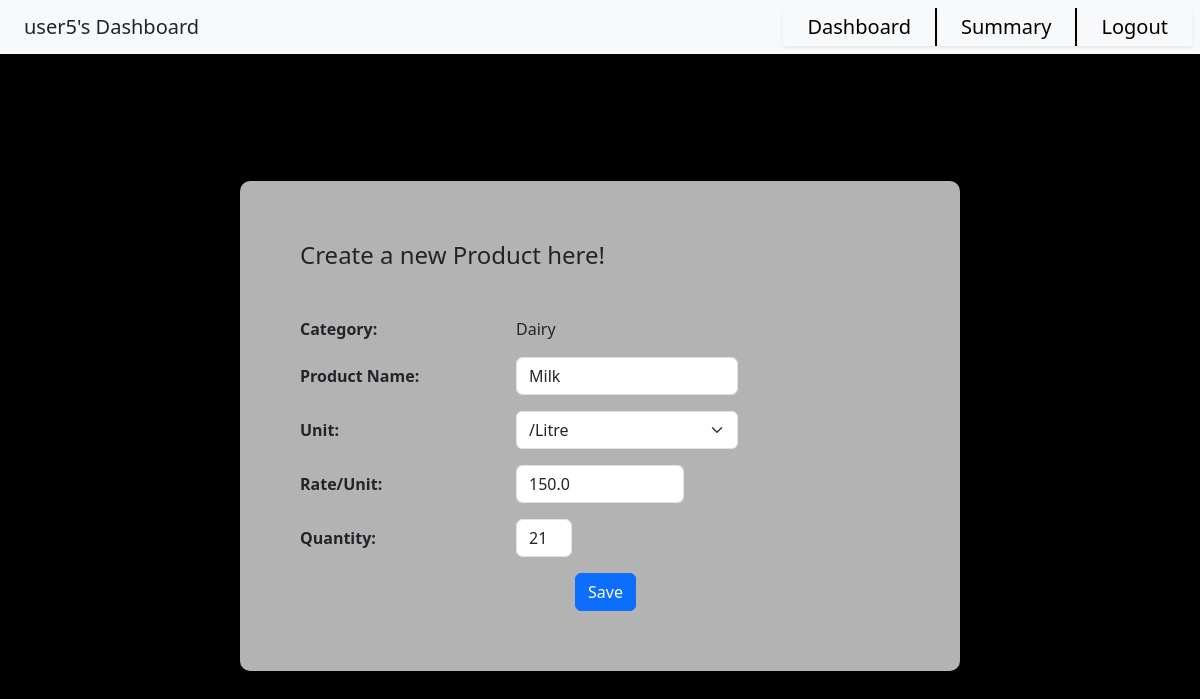
/user5/edit_product/cat_1/prod_10, run on the app's committed database.
### application/models.py (models this page shows)
class Category(db.Model):
    __tablename__ = 'Category'
    CID = db.Column(db.Integer, autoincrement=True, primary_key=True)
    Name = db.Column(db.String(collation='NOCASE'), unique=True, nullable=False)
    products = db.relationship("Product", back_populates="cat", cascade='all, delete-orphan', passive_deletes=True)

class Product(db.Model):
    __tablename__ = 'Product'
    PID = db.Column(db.Integer, autoincrement=True, primary_key=True)
    Name = db.Column(db.String(collation='NOCASE'), unique=True, nullable=False)
    Price = db.Column(db.Float, nullable=False)
    Unit = db.Column(db.String, nullable=False)
    Stock = db.Column(db.Integer, nullable=False)
    CID = db.Column(db.Integer, db.ForeignKey('Category.CID', ondelete='CASCADE'))
    cat = db.relationship("Category", back_populates="products")
    ords = db.relationship("Order_Details", back_populates="product")

### application/manager_actions.py (the view)
@app.route("/<usr>/edit_product/cat_<cat>/prod_<pid>")
def edit_product_page(usr, cat, pid):
    p = Product.query.filter(Product.PID == pid).first()
    c = Category.query.filter(Category.CID == cat).first()
    return render_template("create_edit_prod.html", user=usr, cat = c, prod = p)

### templates/create_edit_prod.html (shortened to what this page needs)
<!DOCTYPE html>
<html>
    <head>
        <link href="https://cdn.jsdelivr.net/npm/bootstrap@5.3.1/dist/css/bootstrap.min.css" rel="stylesheet">
        <link href="{{ url_for('static', filename='css/dash.css') }}" rel="stylesheet">
    </head>
    <body id="body">
        <nav id = "nav" class="navbar sticky-top bg-body-tertiary text-center">
            <div class="nav" style = "text-align:left;">
                {{ user }}'s Dashboard
            </div>
            <div class="clickable nav shadow-sm" style = "margin-left:auto;text-align:right; border-right:2px solid black;">
                <a href="/{{ user }}/manager_dashboard" style = "text-decoration:none; color:black;">Dashboard</a>
            </div>
            <div class="clickable nav shadow-sm" style = "text-align:right; border-right:2px solid black;">
                <a href="/{{ user }}/summary" style = "text-decoration:none; color:black;">Summary</a>
            </div>
            <div class="clickable nav shadow-sm" style = "margin-right:1vh; text-align:left;">
                <a href="/login" style = "text-decoration:none; color:black;">Logout</a>
            </div>
        </nav>
        <div id = "content" class="container">
            <div id = "form-wrap">
                <h4 class="mb-5">Create a new Product here!</h4>
                <form style = "width:50vw">
                    <div class = "row g-5 align-items-center mb-3">
                        <div class="col-auto col-sm-4">
                            <b>Category:</b>
                        </div>
                        <div class="col-auto col-sm-5">
                            {{ cat.Name }}
                        </div>
                    </div>
                    <div class = "row g-5 align-items-center mb-3">
                        <div class="col-auto col-sm-4">
                            <b><label for="prod-name" class="col-form-label">Product Name:</label></b>
                        </div>
                        <div class="col-auto col-sm-5">
                            {% if prod is none %}
                                <input type="text" class="form-control" id="prod-name">
                            {% else %}
                                <input type="text" class="form-control" id="prod-name" value = {{ prod.Name }}>
                            {% endif %}
                        </div>
                    </div>
                    <div class = "row g-5 align-items-center mb-3">
                        <div class="col-auto col-sm-4">
                            <b><label for="prod-unit" class="col-form-label">Unit:</label></b>
                        </div>
                        <div class="col-auto col-sm-5">
                            <select class="form-select" aria-label="Default select example" id="prod-unit">
                                {% if prod is none %}
                                    <option selected>Open this select menu</option>
                                    <option value="/Kg">/Kg</option>
                                    <option value="/100mL">/100mL</option>
                                    <option value="/Block">/Block</option>
                                    <option value="/Bunch">/Bunch</option>
                                    <option value="/Each">/Each</option>
                                    <option value="/Litre">/Litre</option>
                                    <option value="/100g">/100g</option>
                                    <option value="/Dozen">/Dozen</option>
                                {% else %}
                                    <option value="/Litre" {% if prod.Unit == "/Litre" %}selected{% endif %}>/Litre</option>
                                {% endif %}
                            </select>
                        </div>
                    </div>
                    <div class = "row g-5 align-items-center mb-3">
                        <div class="col-auto col-sm-4">
                            <b><label for="prod-rate" class="col-form-label">Rate/Unit:</label></b>
                        </div>
                        <div class="col-auto col-sm-4">
                            {% if prod is none %}
                                <input type="text" class="form-control" id="prod-rate" pattern="[0-9]*[.,]?[0-9]*">
                            {% else %}
                                <input type="text" class="form-control" id="prod-rate" pattern="[0-9]*[.,]?[0-9]*" value = "{{ prod.Price }}">
                            {% endif %}
                        </div>
                    </div>
                    <div class = "row g-5 align-items-center mb-3">
                        <div class="col-auto col-sm-4">
                            <b><label for="prod-qt" class="col-form-label">Quantity:</label></b>
                        </div>
                        <div class="col-auto col-sm-4">
                            <div class="col-auto col-sm-4">
                                {% if prod is none %}
                                    <input type="number" class="form-control" id="prod-qt">
                                {% else %}
                                    <input type="number" class="form-control" id="prod-qt" value = "{{ prod.Stock }}">
                                {% endif %}
                            </div>
                        </div>
                    </div>
                    <div class="col-1" style ="margin:auto;">
                        {% if prod is none %}
                            <button type="button" class="btn btn-primary" onclick = "create('{{ user }}','{{cat.CID}}')">Save</button>
                        {% else %}
                            <button type="button" class="btn btn-primary" onclick = "update('{{ user }}','{{cat.CID}}','{{prod.PID}}')">Save</button>
                        {% endif %}
                    </div>
                </form>
            </div>
        </div>
    </body>
</html>

### static/css/dash.css (style rules this page uses)
.navbar { width:100%; }
.nav { padding-top:0.5vh; padding-bottom:0.5vh; padding-left:2vw; padding-right:2vw; width:fit-content; font-size:2.5vh; height:100%; }
#content { min-height:93vh; display:flex; flex-direction:column; justify-content:center; align-items:center; background-color:rgba(255, 255, 255, 0.7); }

### data on the page
Category: Name "Dairy"
Product: Name "Milk", Unit "/Litre", Price "150.0", Stock "21"

### other printed values
{{ user }} "user5"
